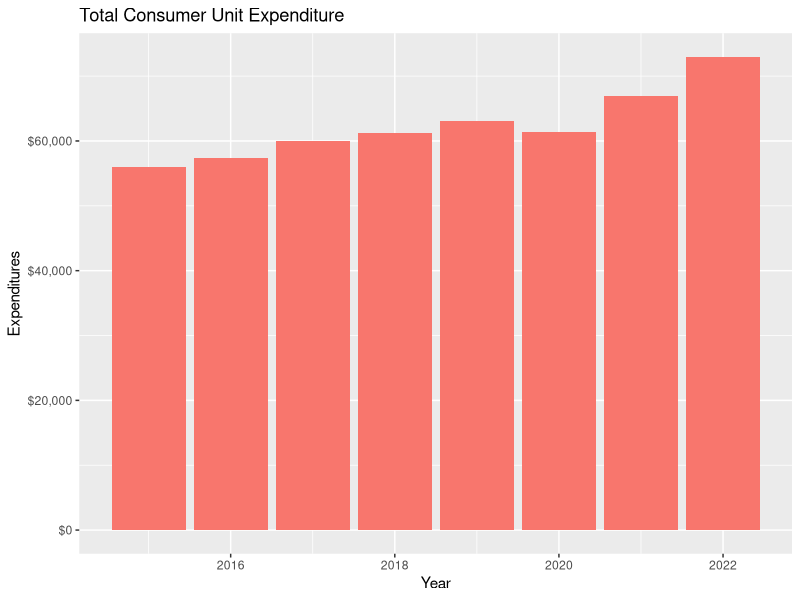
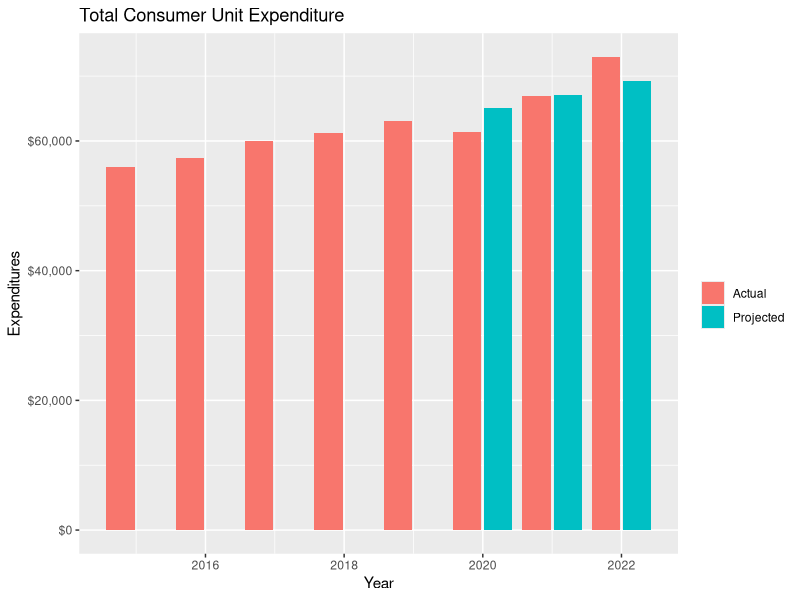
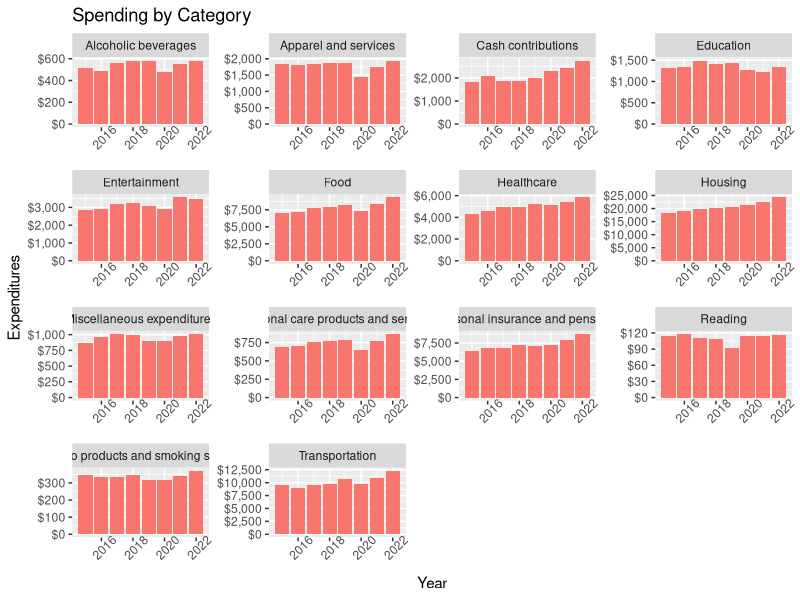
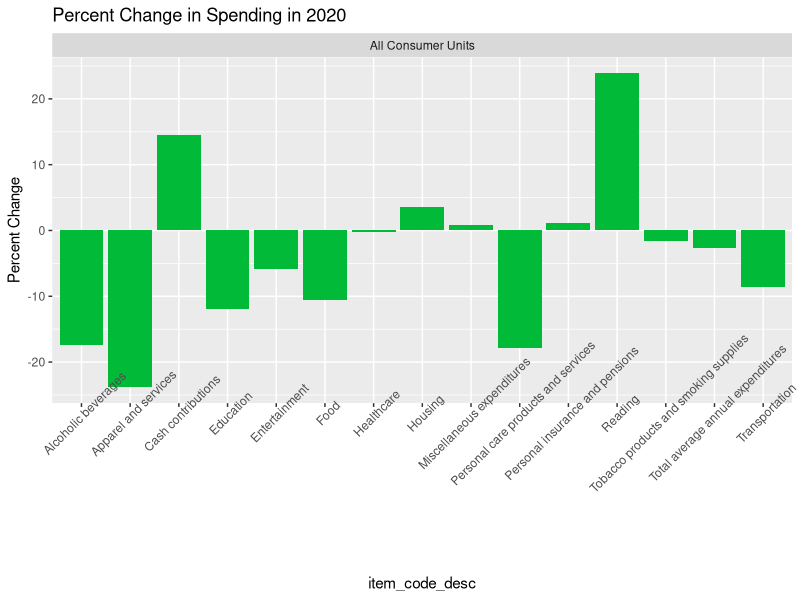
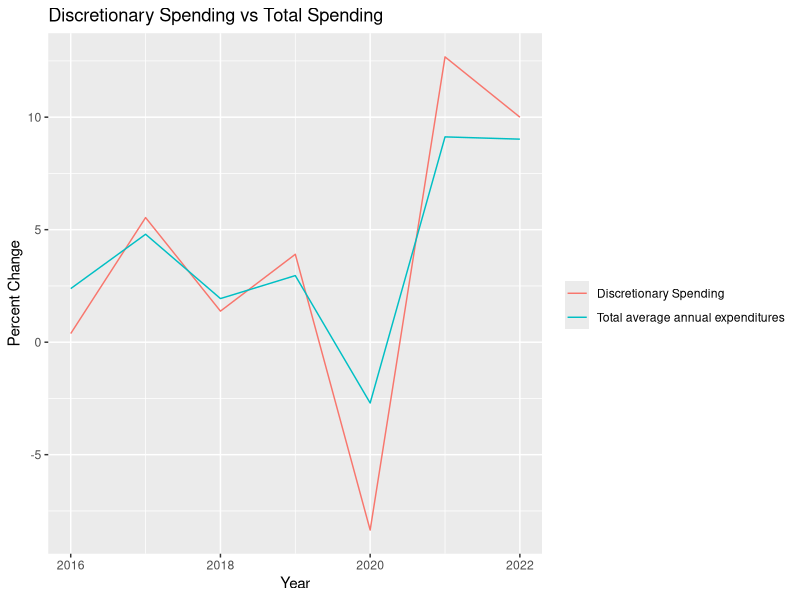
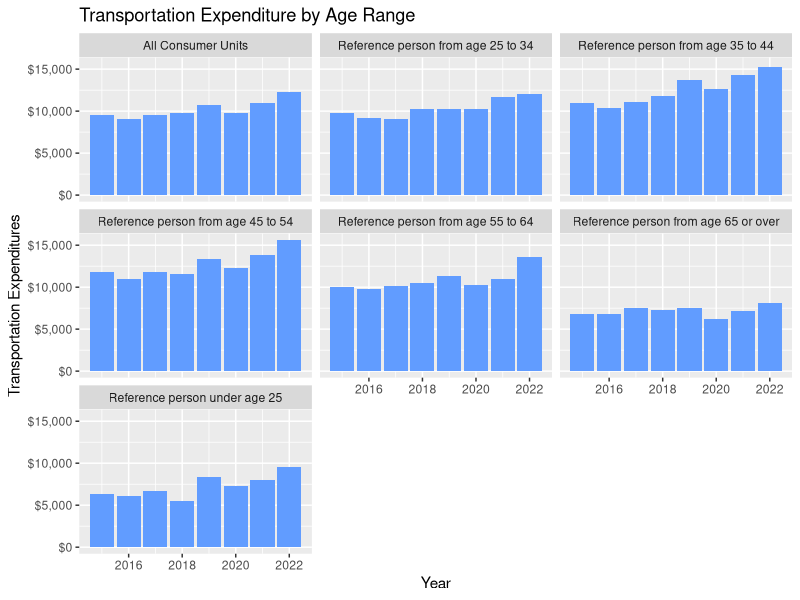
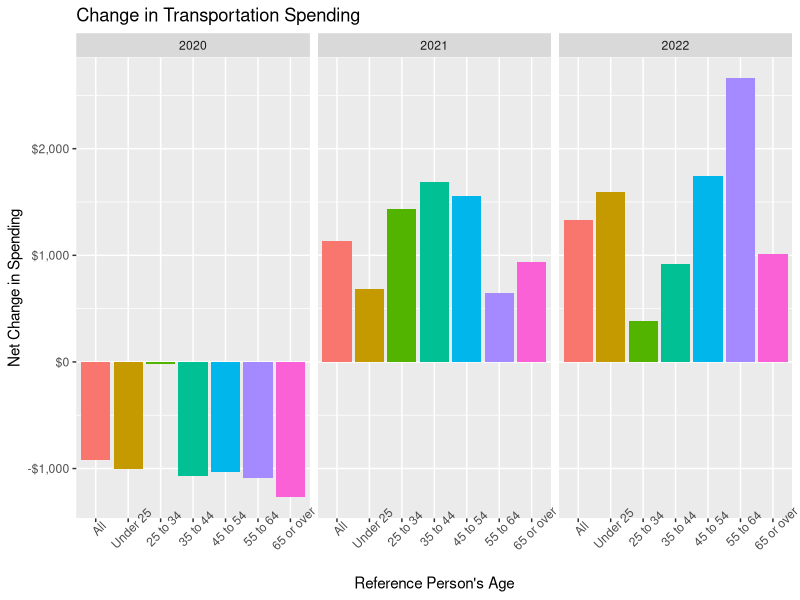
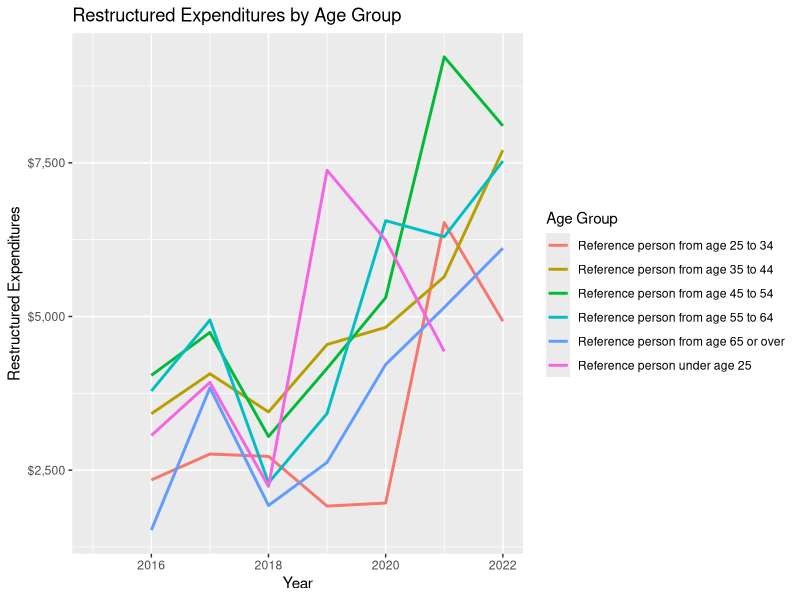

The R script that drew these images, in order:
## ---- chunk 1
knitr::opts_chunk$set(echo = TRUE)
## ---- chunk 2
library(tidyverse)
library(ggplot2)
library(reshape2)
## ---- chunk 3
data <- read.csv("2023_Consumer_Exp_Data.csv")
chr_code = 1:9
chr_code_desc = c("All Consumer Units",
                  "Reference person under age 25",
                  "Reference person from age 25 to 34",
                  "Reference person from age 35 to 44",
                  "Reference person from age 45 to 54",
                  "Reference person from age 55 to 64",
                  "Reference person from age 65 or over",
                  "Reference person from age 65 to 74",
                  "Reference person from age 75 or over")
chr_code_mapping <- data.frame(chr_code,chr_code_desc)

item_code = c("ALCBEVG",
                  "APPAREL",
                  "CASHCONT",
                  "EDUCATN",
                  "ENTRTAIN",
                  "FOODTOTL",
                  "HEALTH",
                  "HOUSING",
                  "INSPENSN",
                  "MISC",
                  "PERSCARE",
                  "READING",
                  "TOBACCO",
                  "TOTALEXP",
                  "TRANS")
item_code_desc = c("Alcoholic beverages",
                    "Apparel and services",
                    "Cash contributions",
                    "Education",
                    "Entertainment",
                    "Food",
                    "Healthcare",
                    "Housing",
                    "Personal insurance and pensions",
                    "Miscellaneous expenditures",
                    "Personal care products and services",
                    "Reading",
                    "Tobacco products and smoking supplies",
                    "Total average annual expenditures",
                    "Transportation")
item_code_mapping <- data.frame(item_code,item_code_desc)

data <- data %>%
  left_join(chr_code_mapping, by = 'chr_code') %>%
  left_join(item_code_mapping, by = 'item_code')

head(data[,c("chr_code","chr_code_desc","item_code","item_code_desc")])
## ---- chunk 4
str(data)
## ---- chunk 5
data$value <- as.integer(data$value)
## ---- chunk 6
data %>%
  filter(is.na(value)) %>%
  select(year,chr_code_desc,item_code_desc,footnote_text)
## ---- chunk 7
data <- data %>%
  select(-c(period,
            periodName,
            footnote_code,
            footnote_text,
            latest))
## ---- chunk 8
ggplot(data = data %>%
         filter(chr_code == 1,
                item_code == 'TOTALEXP'))+
  geom_col(mapping = aes(x=year,
                         y = value),
           fill = rep("#F8766D",8))+
  labs(title = "Total Consumer Unit Expenditure",
       y = "Expenditures",
       x = "Year")+
  scale_y_continuous(labels = scales::label_dollar(prefix = "$", big.mark = ","))
## ---- chunk 9
#need to create % growth field
data <- data %>%
  group_by(series_id) %>%
  arrange(year, .by_group = TRUE) %>%
  mutate (pct_change = (value-lag(value))/lag(value)*100,
          amount_change = value-lag(value)) %>%
  ungroup()

data %>%
  filter(chr_code==1,
         item_code == 'TOTALEXP') %>%
  select(year,
         value,
         pct_change)
## ---- chunk 10
#filter data to just pre-pandemic for total spending
pre_pandemic_data <- data %>%
  filter(chr_code == 1,
         item_code == 'TOTALEXP',
         year < 2020)

#create linear regression model based on log(value) ~ year
model <- lm(log(value) ~ year,
            data = pre_pandemic_data)

#data frame to store projections
projection <- data.frame(
  year = 2020:2022
  )
projection$projected_value <- exp(predict(model, newdata = projection))

#data frame for new plot. Joining projection with actual data,
#then using the melt function to switch to long data to create column chart
projection_plot_data <- data %>%
  filter(chr_code ==1,
         item_code == 'TOTALEXP') %>%
  select(year,
         value) %>%
  left_join(projection, by = "year") %>%
  rename(Actual = value,
         Projected = projected_value) %>%
  melt(id.vars = 'year')

ggplot(data = projection_plot_data)+
         geom_col(mapping = aes(x = year,
                           y = value,
                           fill = variable),
                  position = position_dodge2())+
    labs(title = "Total Consumer Unit Expenditure",
       y = "Expenditures",
       x = "Year",
       fill = "")+
  scale_y_continuous(labels = scales::label_dollar(prefix = "$", big.mark = ","))
    
## ---- chunk 11
ggplot(data = data %>%
         filter(chr_code==1,
                item_code!='TOTALEXP'))+
  geom_col(mapping = aes(x = year,
                         y = value),
           fill = "#F8766D")+
  facet_wrap(~item_code_desc, scales = "free")+
  theme(axis.text.x = element_text(angle = 45))+
  labs(title = "Spending by Category",
       x = "Year",
       y = "Expenditures")+
  scale_y_continuous(labels = scales::label_dollar(prefix = "$", big.mark = ","))

## ---- chunk 12
#now let's create a chart just looking at 2020
data %>%
  filter(year == '2020',
         chr_code %in% c(1)) %>%
  ggplot()+
  geom_col(mapping = aes(x = item_code_desc,
                         y = pct_change),
           fill = "#00BA38")+
  facet_wrap(~chr_code_desc)+
  theme(axis.text.x = element_text(angle = 45))+
  labs(title = "Percent Change in Spending in 2020",
        y = "Percent Change")
## ---- chunk 13
disc_spending <- data %>%
  filter(!item_code %in% c("HEALTH",
                           "HOUSING",
                           "INSPENSN",
                           "TOTALEXP"),
         chr_code == 1) %>%
  group_by(year,chr_code,chr_code_desc) %>%
  summarise(value = sum(value), .groups = "keep") %>%
  ungroup() %>%
  group_by(chr_code,chr_code_desc) %>%
  arrange(year, .by_group = TRUE) %>%
  mutate(pct_change = (value-lag(value))/lag(value)*100,
         item_code_desc = 'Discretionary Spending')

total_spending <- data %>%
  filter(chr_code == 1,
         item_code == 'TOTALEXP') %>%
  select(year,
         chr_code,
         chr_code_desc,
         value,
         pct_change,
         item_code_desc) %>%
  rbind(disc_spending) %>%
  filter(year > 2015)

ggplot(total_spending)+
  geom_line(mapping = aes(x = year,
                         y = pct_change,
                         color = item_code_desc))+
  labs(title = "Discretionary Spending vs Total Spending",
       y = "Percent Change",
       x = "Year",
       color = "")

## ---- chunk 14
data %>%
  filter(item_code == 'TRANS',
         !chr_code %in% c(8,9)) %>%
  ggplot()+
  geom_col(mapping = aes(x = year,
                         y = value),
           fill = "#619CFF")+
  facet_wrap(~chr_code_desc)+
  labs(title = "Transportation Expenditure by Age Range",
        y = "Transportation Expenditures",
       x = "Year")+
  scale_y_continuous(labels = scales::label_dollar(prefix = "$", big.mark = ","))
## ---- chunk 15
data %>%
  filter(!chr_code %in% c(8,9),
         item_code == 'TRANS',
         year >2019) %>%
  ggplot()+
  geom_col(mapping = aes(x = as.factor(chr_code),
                         y = amount_change,
                         fill = as.factor(chr_code)))+
  facet_wrap(~year)+
  scale_x_discrete(labels = c("1" = "All",
                              "2" = "Under 25",
                              "3" = "25 to 34",
                              "4" = "35 to 44",
                              "5" = "45 to 54",
                              "6" = "55 to 64",
                              "7" = "65 or over"))+
  theme(axis.text.x = element_text(angle = 45),
        legend.position = "none")+
  labs(title = "Change in Transportation Spending",
        y = "Net Change in Spending",
        x = "Reference Person's Age")+
  scale_y_continuous(labels = scales::label_dollar(prefix = "$", big.mark = ","))
  
## ---- chunk 16
data <- data %>%
  group_by(series_id) %>%
  arrange(year, .by_group = TRUE) %>%
  mutate(abs_change = abs(value-lag(value)))

grouped_data <- data %>%
  filter(!chr_code %in% c('1','8','9'),
         item_code != 'TOTALEXP') %>%
  group_by(year,chr_code,chr_code_desc) %>%
  summarize(abs_change_sum = sum(abs_change),
            abs_change_sum_pct = sum(abs_change)/sum(value),
            .groups = "keep") %>%
  arrange(desc(year),desc(abs_change_sum_pct))

ggplot(grouped_data,
       aes(x = year,
           y = abs_change_sum,
           color = chr_code_desc))+
  geom_line(size = 1)+
  labs(title = "Restructured Expenditures by Age Group",
       y = "Restructured Expenditures",
       x = "Year",
       color = "Age Group")+
  scale_y_continuous(labels = scales::label_dollar(prefix = "$", big.mark = ","))

